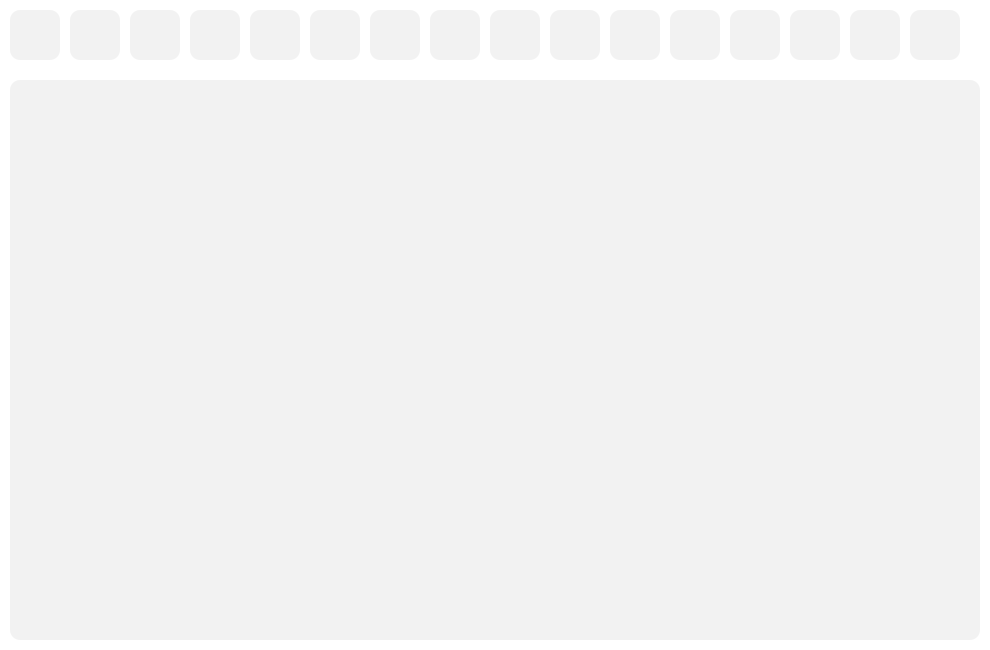
<?xml version="1.0" encoding="UTF-8"?>
<ui version="4.0">
 <class>Notepad</class>
 <widget class="QMainWindow" name="Notepad">
  <property name="geometry">
   <rect>
    <x>0</x>
    <y>0</y>
    <width>990</width>
    <height>650</height>
   </rect>
  </property>
  <property name="minimumSize">
   <size>
    <width>990</width>
    <height>650</height>
   </size>
  </property>
  <property name="maximumSize">
   <size>
    <width>990</width>
    <height>650</height>
   </size>
  </property>
  <property name="windowTitle">
   <string>Notepad</string>
  </property>
  <property name="windowIcon">
   <iconset resource="images.qrc">
    <normaloff>:/images/images/writer.jpg</normaloff>:/images/images/writer.jpg</iconset>
  </property>
  <property name="styleSheet">
   <string notr="true">background: #fff;</string>
  </property>
  <widget class="QWidget" name="centralwidget">
   <widget class="QWidget" name="widget" native="true">
    <property name="geometry">
     <rect>
      <x>0</x>
      <y>0</y>
      <width>990</width>
      <height>70</height>
     </rect>
    </property>
    <property name="styleSheet">
     <string notr="true">QPushButton {
	background: #f2f2f2;
	border-radius: 10px;
}</string>
    </property>
    <widget class="QPushButton" name="pushButtonNew">
     <property name="geometry">
      <rect>
       <x>10</x>
       <y>10</y>
       <width>50</width>
       <height>50</height>
      </rect>
     </property>
     <property name="text">
      <string/>
     </property>
     <property name="icon">
      <iconset resource="images.qrc">
       <normaloff>:/images/images/new.png</normaloff>:/images/images/new.png</iconset>
     </property>
     <property name="iconSize">
      <size>
       <width>40</width>
       <height>40</height>
      </size>
     </property>
     <property name="flat">
      <bool>true</bool>
     </property>
    </widget>
    <widget class="QPushButton" name="pushButtonOpen">
     <property name="geometry">
      <rect>
       <x>70</x>
       <y>10</y>
       <width>50</width>
       <height>50</height>
      </rect>
     </property>
     <property name="text">
      <string/>
     </property>
     <property name="icon">
      <iconset resource="images.qrc">
       <normaloff>:/images/images/open.png</normaloff>:/images/images/open.png</iconset>
     </property>
     <property name="iconSize">
      <size>
       <width>40</width>
       <height>40</height>
      </size>
     </property>
     <property name="flat">
      <bool>true</bool>
     </property>
    </widget>
    <widget class="QPushButton" name="pushButtonSave">
     <property name="geometry">
      <rect>
       <x>130</x>
       <y>10</y>
       <width>50</width>
       <height>50</height>
      </rect>
     </property>
     <property name="text">
      <string/>
     </property>
     <property name="icon">
      <iconset resource="images.qrc">
       <normaloff>:/images/images/save.png</normaloff>:/images/images/save.png</iconset>
     </property>
     <property name="iconSize">
      <size>
       <width>40</width>
       <height>40</height>
      </size>
     </property>
     <property name="flat">
      <bool>true</bool>
     </property>
    </widget>
    <widget class="QPushButton" name="pushButtonSaveAs">
     <property name="geometry">
      <rect>
       <x>190</x>
       <y>10</y>
       <width>50</width>
       <height>50</height>
      </rect>
     </property>
     <property name="text">
      <string/>
     </property>
     <property name="icon">
      <iconset resource="images.qrc">
       <normaloff>:/images/images/save_as.png</normaloff>:/images/images/save_as.png</iconset>
     </property>
     <property name="iconSize">
      <size>
       <width>40</width>
       <height>40</height>
      </size>
     </property>
     <property name="flat">
      <bool>true</bool>
     </property>
    </widget>
    <widget class="QPushButton" name="pushButtonPrint">
     <property name="geometry">
      <rect>
       <x>250</x>
       <y>10</y>
       <width>50</width>
       <height>50</height>
      </rect>
     </property>
     <property name="text">
      <string/>
     </property>
     <property name="icon">
      <iconset resource="images.qrc">
       <normaloff>:/images/images/print.png</normaloff>:/images/images/print.png</iconset>
     </property>
     <property name="iconSize">
      <size>
       <width>40</width>
       <height>40</height>
      </size>
     </property>
     <property name="flat">
      <bool>true</bool>
     </property>
    </widget>
    <widget class="QPushButton" name="pushButtonCopy">
     <property name="geometry">
      <rect>
       <x>310</x>
       <y>10</y>
       <width>50</width>
       <height>50</height>
      </rect>
     </property>
     <property name="text">
      <string/>
     </property>
     <property name="icon">
      <iconset resource="images.qrc">
       <normaloff>:/images/images/copy.png</normaloff>:/images/images/copy.png</iconset>
     </property>
     <property name="iconSize">
      <size>
       <width>40</width>
       <height>40</height>
      </size>
     </property>
     <property name="flat">
      <bool>true</bool>
     </property>
    </widget>
    <widget class="QPushButton" name="pushButtonCut">
     <property name="geometry">
      <rect>
       <x>370</x>
       <y>10</y>
       <width>50</width>
       <height>50</height>
      </rect>
     </property>
     <property name="text">
      <string/>
     </property>
     <property name="icon">
      <iconset resource="images.qrc">
       <normaloff>:/images/images/cut.png</normaloff>:/images/images/cut.png</iconset>
     </property>
     <property name="iconSize">
      <size>
       <width>40</width>
       <height>40</height>
      </size>
     </property>
     <property name="flat">
      <bool>true</bool>
     </property>
    </widget>
    <widget class="QPushButton" name="pushButtonBold">
     <property name="geometry">
      <rect>
       <x>670</x>
       <y>10</y>
       <width>50</width>
       <height>50</height>
      </rect>
     </property>
     <property name="text">
      <string/>
     </property>
     <property name="icon">
      <iconset resource="images.qrc">
       <normaloff>:/images/images/bold.png</normaloff>:/images/images/bold.png</iconset>
     </property>
     <property name="iconSize">
      <size>
       <width>40</width>
       <height>40</height>
      </size>
     </property>
     <property name="flat">
      <bool>true</bool>
     </property>
    </widget>
    <widget class="QPushButton" name="pushButtonPaste">
     <property name="geometry">
      <rect>
       <x>430</x>
       <y>10</y>
       <width>50</width>
       <height>50</height>
      </rect>
     </property>
     <property name="text">
      <string/>
     </property>
     <property name="icon">
      <iconset resource="images.qrc">
       <normaloff>:/images/images/paste.png</normaloff>:/images/images/paste.png</iconset>
     </property>
     <property name="iconSize">
      <size>
       <width>40</width>
       <height>40</height>
      </size>
     </property>
     <property name="flat">
      <bool>true</bool>
     </property>
    </widget>
    <widget class="QPushButton" name="pushButtonExit">
     <property name="geometry">
      <rect>
       <x>850</x>
       <y>10</y>
       <width>50</width>
       <height>50</height>
      </rect>
     </property>
     <property name="text">
      <string/>
     </property>
     <property name="icon">
      <iconset resource="images.qrc">
       <normaloff>:/images/images/exit.png</normaloff>:/images/images/exit.png</iconset>
     </property>
     <property name="iconSize">
      <size>
       <width>40</width>
       <height>40</height>
      </size>
     </property>
     <property name="flat">
      <bool>true</bool>
     </property>
    </widget>
    <widget class="QPushButton" name="pushButtonUndo">
     <property name="geometry">
      <rect>
       <x>490</x>
       <y>10</y>
       <width>50</width>
       <height>50</height>
      </rect>
     </property>
     <property name="text">
      <string/>
     </property>
     <property name="icon">
      <iconset resource="images.qrc">
       <normaloff>:/images/images/edit_undo.png</normaloff>:/images/images/edit_undo.png</iconset>
     </property>
     <property name="iconSize">
      <size>
       <width>40</width>
       <height>40</height>
      </size>
     </property>
     <property name="flat">
      <bool>true</bool>
     </property>
    </widget>
    <widget class="QPushButton" name="pushButtonUnderscore">
     <property name="geometry">
      <rect>
       <x>790</x>
       <y>10</y>
       <width>50</width>
       <height>50</height>
      </rect>
     </property>
     <property name="text">
      <string/>
     </property>
     <property name="icon">
      <iconset resource="images.qrc">
       <normaloff>:/images/images/underline.png</normaloff>:/images/images/underline.png</iconset>
     </property>
     <property name="iconSize">
      <size>
       <width>40</width>
       <height>40</height>
      </size>
     </property>
     <property name="flat">
      <bool>true</bool>
     </property>
    </widget>
    <widget class="QPushButton" name="pushButtonItalic">
     <property name="geometry">
      <rect>
       <x>730</x>
       <y>10</y>
       <width>50</width>
       <height>50</height>
      </rect>
     </property>
     <property name="text">
      <string/>
     </property>
     <property name="icon">
      <iconset resource="images.qrc">
       <normaloff>:/images/images/italic.png</normaloff>:/images/images/italic.png</iconset>
     </property>
     <property name="iconSize">
      <size>
       <width>40</width>
       <height>40</height>
      </size>
     </property>
     <property name="flat">
      <bool>true</bool>
     </property>
    </widget>
    <widget class="QPushButton" name="pushButtonFont">
     <property name="geometry">
      <rect>
       <x>610</x>
       <y>10</y>
       <width>50</width>
       <height>50</height>
      </rect>
     </property>
     <property name="text">
      <string/>
     </property>
     <property name="icon">
      <iconset resource="images.qrc">
       <normaloff>:/images/images/font.png</normaloff>:/images/images/font.png</iconset>
     </property>
     <property name="iconSize">
      <size>
       <width>40</width>
       <height>40</height>
      </size>
     </property>
     <property name="flat">
      <bool>true</bool>
     </property>
    </widget>
    <widget class="QPushButton" name="pushButtonRedo">
     <property name="geometry">
      <rect>
       <x>550</x>
       <y>10</y>
       <width>50</width>
       <height>50</height>
      </rect>
     </property>
     <property name="text">
      <string/>
     </property>
     <property name="icon">
      <iconset resource="images.qrc">
       <normaloff>:/images/images/edit_redo.png</normaloff>:/images/images/edit_redo.png</iconset>
     </property>
     <property name="iconSize">
      <size>
       <width>40</width>
       <height>40</height>
      </size>
     </property>
     <property name="flat">
      <bool>true</bool>
     </property>
    </widget>
    <widget class="QPushButton" name="pushButtonBackToMenu">
     <property name="geometry">
      <rect>
       <x>910</x>
       <y>10</y>
       <width>50</width>
       <height>50</height>
      </rect>
     </property>
     <property name="text">
      <string/>
     </property>
     <property name="icon">
      <iconset resource="images.qrc">
       <normaloff>:/images/images/menu.png</normaloff>:/images/images/menu.png</iconset>
     </property>
     <property name="iconSize">
      <size>
       <width>40</width>
       <height>40</height>
      </size>
     </property>
     <property name="flat">
      <bool>true</bool>
     </property>
    </widget>
   </widget>
   <widget class="QTextEdit" name="textEdit">
    <property name="geometry">
     <rect>
      <x>10</x>
      <y>80</y>
      <width>970</width>
      <height>560</height>
     </rect>
    </property>
    <property name="styleSheet">
     <string notr="true">QTextEdit {
	background: #f2f2f2;
	border-radius: 10px;
}</string>
    </property>
   </widget>
  </widget>
 </widget>
 <resources>
  <include location="images.qrc"/>
 </resources>
 <connections/>
</ui>
